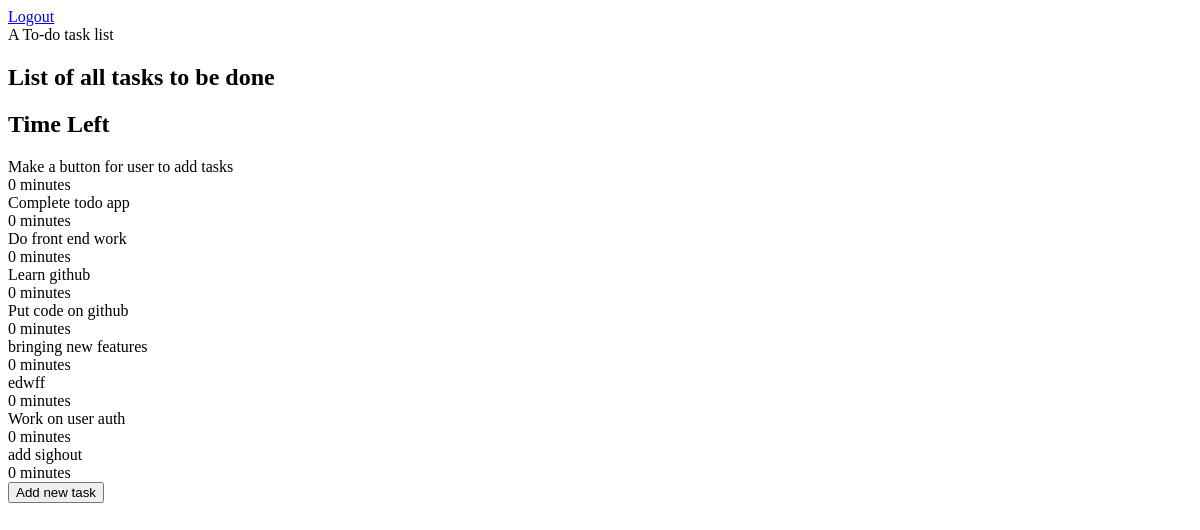
The app's page /todoapp/ (signed in), older data.
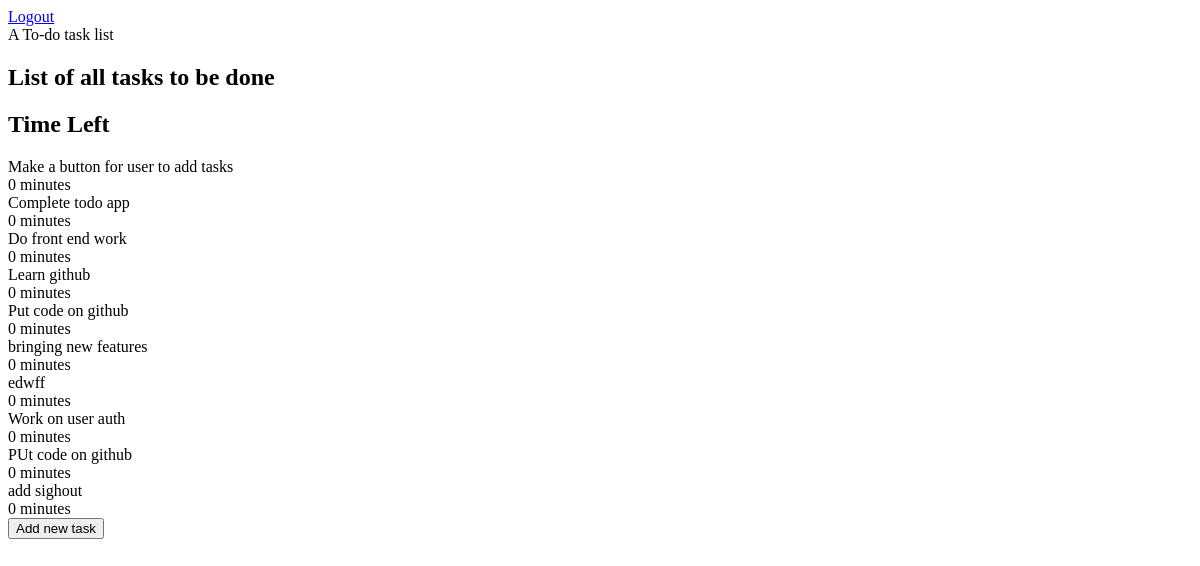
The same page, newer data.
### todoapp/models.py (models this page shows, shortened)
class Task(models.Model):
    task_text = models.CharField(max_length=120)
    task_deadline = models.DateTimeField()
    add_time = models.DateTimeField()
    user = models.ForeignKey(User, on_delete=models.CASCADE, default=1)

### todoapp/views.py (the view)
# urls.py: path('', views.index, name='index'),
def index(request):
    pk = request.user.id
    user = User.objects.get(pk=pk)
    task_list = Task.objects.filter(user=user).order_by('task_deadline', 'task_text')
    context = {'task_list': task_list}
    return render(request, 'todoapp/index.html', context)

### todoapp/templates/todoapp/index.html (shortened to what this page needs)
<!DOCTYPE html>
<html lang="en">
<head>
</head>
<body>
    {% if user.is_authenticated %}
        <a href="{% url 'accounts:logout' %}">Logout</a>
    {% else %}
        <div class="login signup">
            <a href="{% url 'accounts:register' %}">Signup</a>
            <a href="{% url 'accounts:login' %}">Login</a>
        </div>
    {%endif %}
    <div class="headline ">
        A To-do task list
    </div>
        <div class="row">
            <div class="list-group-item col">
                <h2>List of all tasks to be done</h2>
            </div>
            <div class="col">
                <h2>Time Left</h2>
            </div>
        </div>
        {% if task_list %}
            {% for task in task_list%}
            <div class="row">
                <div class="list-group-item col">
                        {{task.task_text}}
                </div>
                <div class="col">
                     {{task.task_deadline|timeuntil}}
                </div>
            </div>
            {% endfor %}
        {% endif %}
    <form action="{% url 'todoapp:add_task'%}">
        <div class="submit-button">
            <input type="submit" value="Add new task">
        </div>
    </form>
</body>
</html>

Row changes from the older to the newer data that the page shows:
added Task: task_text "PUt code on github", task_deadline "0 minutes"
